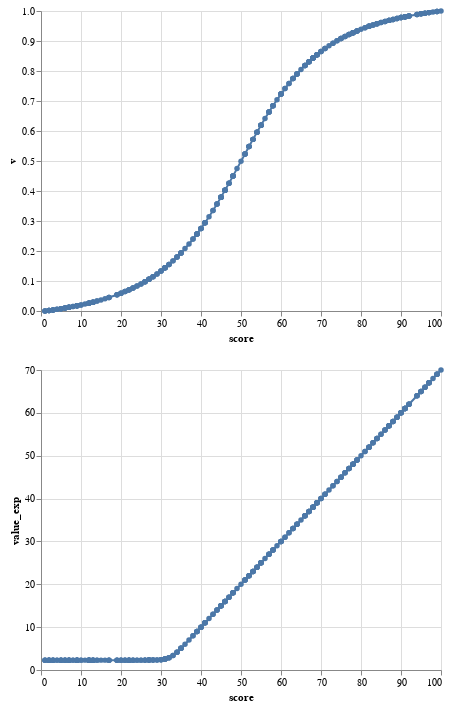

Source (notebook cell):
### Code cell
cutoff = 50
smooth = 500

cutoff_exp = 30
smooth_exp = 10

df['value'] = (df['score'] - cutoff) / ((df['score'] - cutoff) ** 2 + smooth) ** (1/2)
df['value_exp'] = numpy.log(smooth_exp + numpy.exp(df['score'] - cutoff_exp))

alt.Chart(df).transform_calculate(
    v=(alt.datum.value - df['value'].min()) / (df['value'].max() - df['value'].min())
).mark_line(
    point=True
).encode(
    x='score:Q',
    y='v:Q'
) & alt.Chart(df).mark_line(
    point=True
).encode(
    x='score:Q',
    y='value_exp:Q'
)

### Figure 1 — Vega-Lite specification as saved in the notebook (floating-point values rounded to 4 significant figures; data arrays with more than 128 entries replaced by an {"elided": "..."} marker saying what was removed)
{"config": {"view": {"continuousWidth": 400, "continuousHeight": 300}}, "vconcat": [{"mark": {"type": "line", "point": true}, "encoding": {"x": {"field": "score", "type": "quantitative"}, "y": {"field": "v", "type": "quantitative"}}, "transform": [{"calculate": "((datum.value - -0.9097503170841315) / 1.8226212462594082)", "as": "v"}]}, {"mark": {"type": "line", "point": true}, "encoding": {"x": {"field": "score", "type": "quantitative"}, "y": {"field": "value_exp", "type": "quantitative"}}}], "data": {"name": "data-d8b6f483758a5f18d23619fbe7ca3e9c"}, "$schema": "https://vega.github.io/schema/vega-lite/v4.17.0.json", "datasets": {"data-d8b6f483758a5f18d23619fbe7ca3e9c": {"elided": "341 records"}}}
